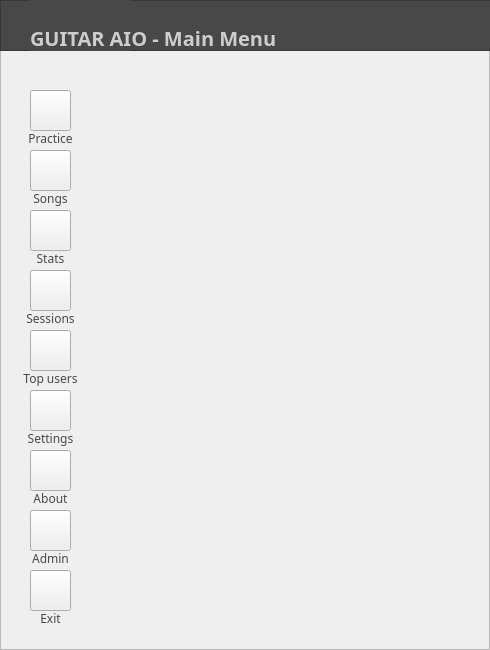
<?xml version="1.0" encoding="UTF-8"?>
<ui version="4.0">
 <class>MenuScreen</class>
 <widget class="QMainWindow" name="MenuScreen">
  <property name="geometry">
   <rect>
    <x>0</x>
    <y>0</y>
    <width>490</width>
    <height>650</height>
   </rect>
  </property>
  <property name="windowTitle">
   <string>MainWindow</string>
  </property>
  <property name="tabShape">
   <enum>QTabWidget::Rounded</enum>
  </property>
  <widget class="QWidget" name="centralwidget">
   <widget class="QFrame" name="frame">
    <property name="geometry">
     <rect>
      <x>0</x>
      <y>0</y>
      <width>490</width>
      <height>650</height>
     </rect>
    </property>
    <property name="styleSheet">
     <string notr="true">QLabel {
	color: rgb(72,72,73);
}</string>
    </property>
    <property name="frameShape">
     <enum>QFrame::StyledPanel</enum>
    </property>
    <property name="frameShadow">
     <enum>QFrame::Raised</enum>
    </property>
    <widget class="QLabel" name="label_bg">
     <property name="enabled">
      <bool>true</bool>
     </property>
     <property name="geometry">
      <rect>
       <x>0</x>
       <y>0</y>
       <width>490</width>
       <height>650</height>
      </rect>
     </property>
     <property name="font">
      <font>
       <pointsize>13</pointsize>
      </font>
     </property>
     <property name="cursor">
      <cursorShape>ArrowCursor</cursorShape>
     </property>
     <property name="styleSheet">
      <string notr="true">border-image: url(:/images/images/bg.jpg);</string>
     </property>
     <property name="text">
      <string/>
     </property>
    </widget>
    <widget class="QPushButton" name="btn_exit">
     <property name="geometry">
      <rect>
       <x>30</x>
       <y>570</y>
       <width>41</width>
       <height>41</height>
      </rect>
     </property>
     <property name="font">
      <font>
       <family>Dubai</family>
       <pointsize>11</pointsize>
       <weight>75</weight>
       <bold>true</bold>
      </font>
     </property>
     <property name="styleSheet">
      <string notr="true">QPushButton#btn_exit{
	border-image: url(:/menu/images/menu/exit.png);
}
QPushButton#btn_exit:hover {
	border-image: url(:/menu/images/menu/exit_hover.png);
}</string>
     </property>
     <property name="text">
      <string/>
     </property>
    </widget>
    <widget class="QPushButton" name="btn_practice">
     <property name="enabled">
      <bool>true</bool>
     </property>
     <property name="geometry">
      <rect>
       <x>30</x>
       <y>90</y>
       <width>41</width>
       <height>41</height>
      </rect>
     </property>
     <property name="font">
      <font>
       <family>Dubai</family>
       <pointsize>11</pointsize>
       <weight>75</weight>
       <bold>true</bold>
      </font>
     </property>
     <property name="styleSheet">
      <string notr="true">QPushButton#btn_practice {
	border-image: url(:/menu/images/menu/practice.png);
}
QPushButton#btn_practice:hover {
	border-image: url(:/menu/images/menu/practice_hover.png);
}</string>
     </property>
     <property name="text">
      <string/>
     </property>
    </widget>
    <widget class="QPushButton" name="btn_songs">
     <property name="geometry">
      <rect>
       <x>30</x>
       <y>150</y>
       <width>41</width>
       <height>41</height>
      </rect>
     </property>
     <property name="font">
      <font>
       <family>Dubai</family>
       <pointsize>11</pointsize>
       <weight>75</weight>
       <bold>true</bold>
      </font>
     </property>
     <property name="styleSheet">
      <string notr="true">QPushButton#btn_songs{
	border-image: url(:/menu/images/menu/songs.png);
}
QPushButton#btn_songs:hover {
	border-image: url(:/menu/images/menu/songs_hover.png);
}</string>
     </property>
     <property name="text">
      <string/>
     </property>
    </widget>
    <widget class="QPushButton" name="btn_stats">
     <property name="geometry">
      <rect>
       <x>30</x>
       <y>210</y>
       <width>41</width>
       <height>41</height>
      </rect>
     </property>
     <property name="font">
      <font>
       <family>Dubai</family>
       <pointsize>11</pointsize>
       <weight>75</weight>
       <bold>true</bold>
      </font>
     </property>
     <property name="styleSheet">
      <string notr="true">QPushButton#btn_stats{
	border-image: url(:/menu/images/menu/stats.png);
}
QPushButton#btn_stats:hover {
	border-image: url(:/menu/images/menu/stats_hover.png);
}</string>
     </property>
     <property name="text">
      <string/>
     </property>
    </widget>
    <widget class="QPushButton" name="btn_sessions">
     <property name="geometry">
      <rect>
       <x>30</x>
       <y>270</y>
       <width>41</width>
       <height>41</height>
      </rect>
     </property>
     <property name="font">
      <font>
       <family>Dubai</family>
       <pointsize>11</pointsize>
       <weight>75</weight>
       <bold>true</bold>
      </font>
     </property>
     <property name="styleSheet">
      <string notr="true">QPushButton#btn_sessions{
	border-image: url(:/menu/images/menu/sessions.png);
}
QPushButton#btn_sessions:hover {
	border-image: url(:/menu/images/menu/sessions_hover.png);
}</string>
     </property>
     <property name="text">
      <string/>
     </property>
    </widget>
    <widget class="QPushButton" name="btn_settings">
     <property name="geometry">
      <rect>
       <x>30</x>
       <y>390</y>
       <width>41</width>
       <height>41</height>
      </rect>
     </property>
     <property name="font">
      <font>
       <family>Dubai</family>
       <pointsize>11</pointsize>
       <weight>75</weight>
       <bold>true</bold>
      </font>
     </property>
     <property name="styleSheet">
      <string notr="true">QPushButton#btn_settings{
	border-image: url(:/menu/images/menu/settings.png);
}
QPushButton#btn_settings:hover {
	border-image: url(:/menu/images/menu/settings_hover.png);
}</string>
     </property>
     <property name="text">
      <string/>
     </property>
    </widget>
    <widget class="QPushButton" name="btn_about">
     <property name="geometry">
      <rect>
       <x>30</x>
       <y>450</y>
       <width>41</width>
       <height>41</height>
      </rect>
     </property>
     <property name="font">
      <font>
       <family>Dubai</family>
       <pointsize>11</pointsize>
       <weight>75</weight>
       <bold>true</bold>
      </font>
     </property>
     <property name="styleSheet">
      <string notr="true">QPushButton#btn_about{
	border-image: url(:/menu/images/menu/about.png);
}
QPushButton#btn_about:hover {
	border-image: url(:/menu/images/menu/about_hover.png);
}</string>
     </property>
     <property name="text">
      <string/>
     </property>
    </widget>
    <widget class="QPushButton" name="btn_top">
     <property name="geometry">
      <rect>
       <x>30</x>
       <y>330</y>
       <width>41</width>
       <height>41</height>
      </rect>
     </property>
     <property name="font">
      <font>
       <family>Dubai</family>
       <pointsize>11</pointsize>
       <weight>75</weight>
       <bold>true</bold>
      </font>
     </property>
     <property name="styleSheet">
      <string notr="true">QPushButton#btn_top{
	border-image: url(:/menu/images/menu/top.png);
}
QPushButton#btn_top:hover {
	border-image: url(:/menu/images/menu/top_hover.png);
}</string>
     </property>
     <property name="text">
      <string/>
     </property>
    </widget>
    <widget class="QPushButton" name="btn_admin">
     <property name="geometry">
      <rect>
       <x>30</x>
       <y>510</y>
       <width>41</width>
       <height>41</height>
      </rect>
     </property>
     <property name="font">
      <font>
       <family>Dubai</family>
       <pointsize>11</pointsize>
       <weight>75</weight>
       <bold>true</bold>
      </font>
     </property>
     <property name="styleSheet">
      <string notr="true">QPushButton#btn_admin{
	border-image: url(:/menu/images/menu/admin.png);
}
QPushButton#btn_admin:hover {
	border-image: url(:/menu/images/menu/admin_hover.png);
}</string>
     </property>
     <property name="text">
      <string/>
     </property>
    </widget>
    <widget class="QFrame" name="frame_2">
     <property name="geometry">
      <rect>
       <x>0</x>
       <y>0</y>
       <width>491</width>
       <height>51</height>
      </rect>
     </property>
     <property name="styleSheet">
      <string notr="true">QFrame {
	background-color: rgb(72,72,73);

}</string>
     </property>
     <property name="frameShape">
      <enum>QFrame::StyledPanel</enum>
     </property>
     <property name="frameShadow">
      <enum>QFrame::Raised</enum>
     </property>
     <widget class="QLabel" name="app_name">
      <property name="geometry">
       <rect>
        <x>30</x>
        <y>13</y>
        <width>481</width>
        <height>50</height>
       </rect>
      </property>
      <property name="font">
       <font>
        <family>Dubai</family>
        <pointsize>15</pointsize>
        <weight>75</weight>
        <bold>true</bold>
       </font>
      </property>
      <property name="styleSheet">
       <string notr="true">color: rgb(205,205,205);
background-color: rgba(0,0,0,0);</string>
      </property>
      <property name="text">
       <string>GUITAR AIO - Main Menu</string>
      </property>
     </widget>
     <widget class="QLabel" name="logo">
      <property name="geometry">
       <rect>
        <x>30</x>
        <y>-24</y>
        <width>100</width>
        <height>100</height>
       </rect>
      </property>
      <property name="styleSheet">
       <string notr="true">border-image: url(:/images/images/logo.jpg);</string>
      </property>
      <property name="text">
       <string/>
      </property>
     </widget>
     <zorder>logo</zorder>
     <zorder>app_name</zorder>
    </widget>
    <widget class="QLabel" name="label_2">
     <property name="geometry">
      <rect>
       <x>-10</x>
       <y>130</y>
       <width>121</width>
       <height>16</height>
      </rect>
     </property>
     <property name="font">
      <font>
       <family>Dubai</family>
       <pointsize>9</pointsize>
       <weight>50</weight>
       <bold>false</bold>
      </font>
     </property>
     <property name="text">
      <string>Practice</string>
     </property>
     <property name="alignment">
      <set>Qt::AlignCenter</set>
     </property>
    </widget>
    <widget class="QLabel" name="label_3">
     <property name="geometry">
      <rect>
       <x>-10</x>
       <y>190</y>
       <width>121</width>
       <height>16</height>
      </rect>
     </property>
     <property name="font">
      <font>
       <family>Dubai</family>
       <pointsize>9</pointsize>
       <weight>50</weight>
       <bold>false</bold>
      </font>
     </property>
     <property name="text">
      <string>Songs</string>
     </property>
     <property name="alignment">
      <set>Qt::AlignCenter</set>
     </property>
    </widget>
    <widget class="QLabel" name="label_4">
     <property name="geometry">
      <rect>
       <x>-10</x>
       <y>250</y>
       <width>121</width>
       <height>16</height>
      </rect>
     </property>
     <property name="font">
      <font>
       <family>Dubai</family>
       <pointsize>9</pointsize>
       <weight>50</weight>
       <bold>false</bold>
      </font>
     </property>
     <property name="text">
      <string>Stats</string>
     </property>
     <property name="alignment">
      <set>Qt::AlignCenter</set>
     </property>
    </widget>
    <widget class="QLabel" name="label_5">
     <property name="geometry">
      <rect>
       <x>-10</x>
       <y>310</y>
       <width>121</width>
       <height>16</height>
      </rect>
     </property>
     <property name="font">
      <font>
       <family>Dubai</family>
       <pointsize>9</pointsize>
       <weight>50</weight>
       <bold>false</bold>
      </font>
     </property>
     <property name="text">
      <string>Sessions</string>
     </property>
     <property name="alignment">
      <set>Qt::AlignCenter</set>
     </property>
    </widget>
    <widget class="QLabel" name="label_6">
     <property name="geometry">
      <rect>
       <x>-10</x>
       <y>370</y>
       <width>121</width>
       <height>16</height>
      </rect>
     </property>
     <property name="font">
      <font>
       <family>Dubai</family>
       <pointsize>9</pointsize>
       <weight>50</weight>
       <bold>false</bold>
      </font>
     </property>
     <property name="text">
      <string>Top users</string>
     </property>
     <property name="alignment">
      <set>Qt::AlignCenter</set>
     </property>
    </widget>
    <widget class="QLabel" name="label_7">
     <property name="geometry">
      <rect>
       <x>-10</x>
       <y>430</y>
       <width>121</width>
       <height>16</height>
      </rect>
     </property>
     <property name="font">
      <font>
       <family>Dubai</family>
       <pointsize>9</pointsize>
       <weight>50</weight>
       <bold>false</bold>
      </font>
     </property>
     <property name="text">
      <string>Settings</string>
     </property>
     <property name="alignment">
      <set>Qt::AlignCenter</set>
     </property>
    </widget>
    <widget class="QLabel" name="label_8">
     <property name="geometry">
      <rect>
       <x>-10</x>
       <y>490</y>
       <width>121</width>
       <height>16</height>
      </rect>
     </property>
     <property name="font">
      <font>
       <family>Dubai</family>
       <pointsize>9</pointsize>
       <weight>50</weight>
       <bold>false</bold>
      </font>
     </property>
     <property name="text">
      <string>About</string>
     </property>
     <property name="alignment">
      <set>Qt::AlignCenter</set>
     </property>
    </widget>
    <widget class="QLabel" name="label_9">
     <property name="geometry">
      <rect>
       <x>-10</x>
       <y>550</y>
       <width>121</width>
       <height>16</height>
      </rect>
     </property>
     <property name="font">
      <font>
       <family>Dubai</family>
       <pointsize>9</pointsize>
       <weight>50</weight>
       <bold>false</bold>
      </font>
     </property>
     <property name="text">
      <string>Admin</string>
     </property>
     <property name="alignment">
      <set>Qt::AlignCenter</set>
     </property>
    </widget>
    <widget class="QLabel" name="label_10">
     <property name="geometry">
      <rect>
       <x>-10</x>
       <y>610</y>
       <width>121</width>
       <height>16</height>
      </rect>
     </property>
     <property name="font">
      <font>
       <family>Dubai</family>
       <pointsize>9</pointsize>
       <weight>50</weight>
       <bold>false</bold>
      </font>
     </property>
     <property name="text">
      <string>Exit</string>
     </property>
     <property name="alignment">
      <set>Qt::AlignCenter</set>
     </property>
    </widget>
   </widget>
  </widget>
 </widget>
 <resources>
  <include location="../res.qrc"/>
 </resources>
 <connections/>
</ui>
